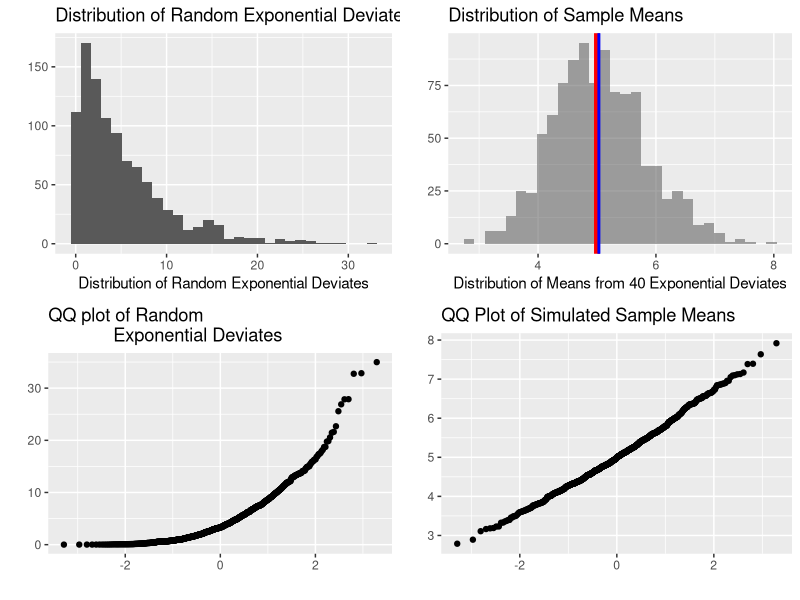

This figure's R source:
## ---- chunk 1
#set seed
set.seed = 1234

#number of simulations to run
simnum <- 1000

#number of distributions to generate
exp_n <- 40

#exponential distribution parameters
exp_lambda <- 0.2
simMatrix <- matrix(rexp(exp_n * simnum, rate = exp_lambda), simnum, exp_n)
expMean <- rowMeans(simMatrix)
## ---- chunk 2
#Compare Means
popMean <- 1 / exp_lambda
simMean <- mean(expMean)
## ---- chunk 3
#Compare Variances
popVariance <- (1 / exp_lambda) ^ 2 / exp_n
simVariance <- var(expMean)
## ---- chunk 4

#perform shapiro normality test
shapiro.test(expMean)

## ---- chunk 5
#load libs
library(ggplot2)
library(gridExtra)
library(gridBase)

#plot QQ plot
qQ <- qplot(sample = expMean, main = "QQ Plot of Simulated Sample Means")
qEQ <- qplot(sample = rexp(simnum, exp_lambda), main = "QQ plot of Random
             Exponential Deviates")

#plot rexp deviates
qE <- qplot(rexp(simnum, exp_lambda), main = "Distribution of Random Exponential Deviates",
            xlab = "Distribution of Random Exponential Deviates")

#compare Variances visually
plt <- qplot(expMean, main = "Distribution of Sample Means", alpha = 0.3) +
    xlab("Distribution of Means from 40 Exponential Deviates") +
    geom_vline(size = 2, xintercept = popMean, colour = "red") +
    geom_vline(size = 1, xintercept = simMean, colour = "blue") +
    theme(legend.position = "none")

#compare plots in single panel
grid.arrange(qE, plt, qEQ, qQ)
